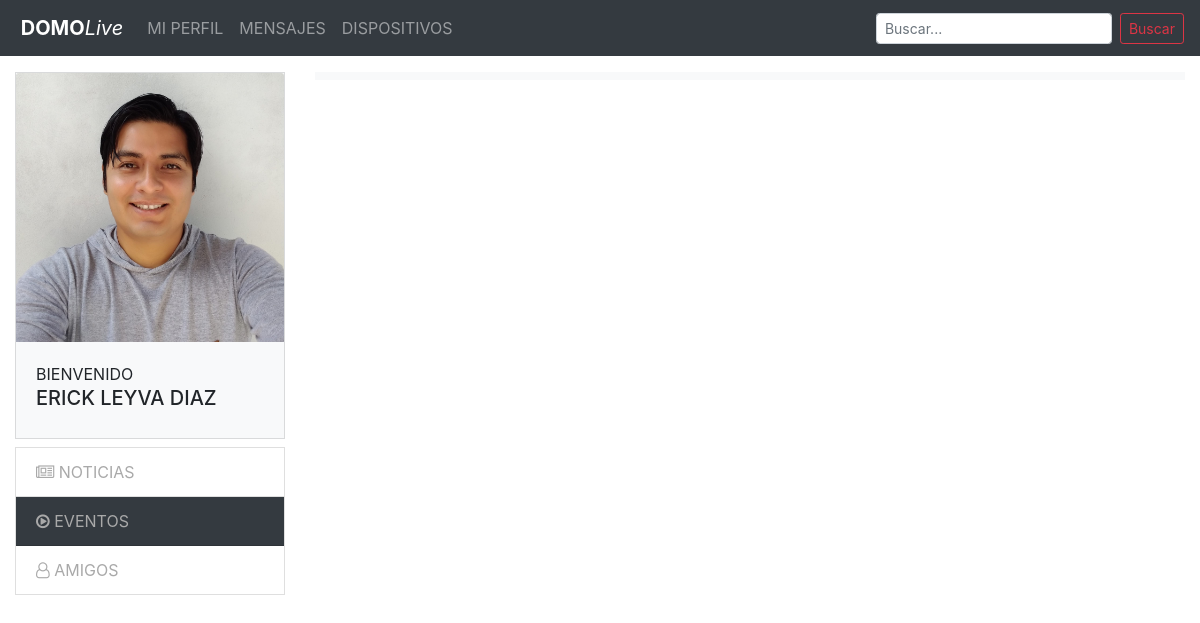
Page /eventos.php on the earlier database version.
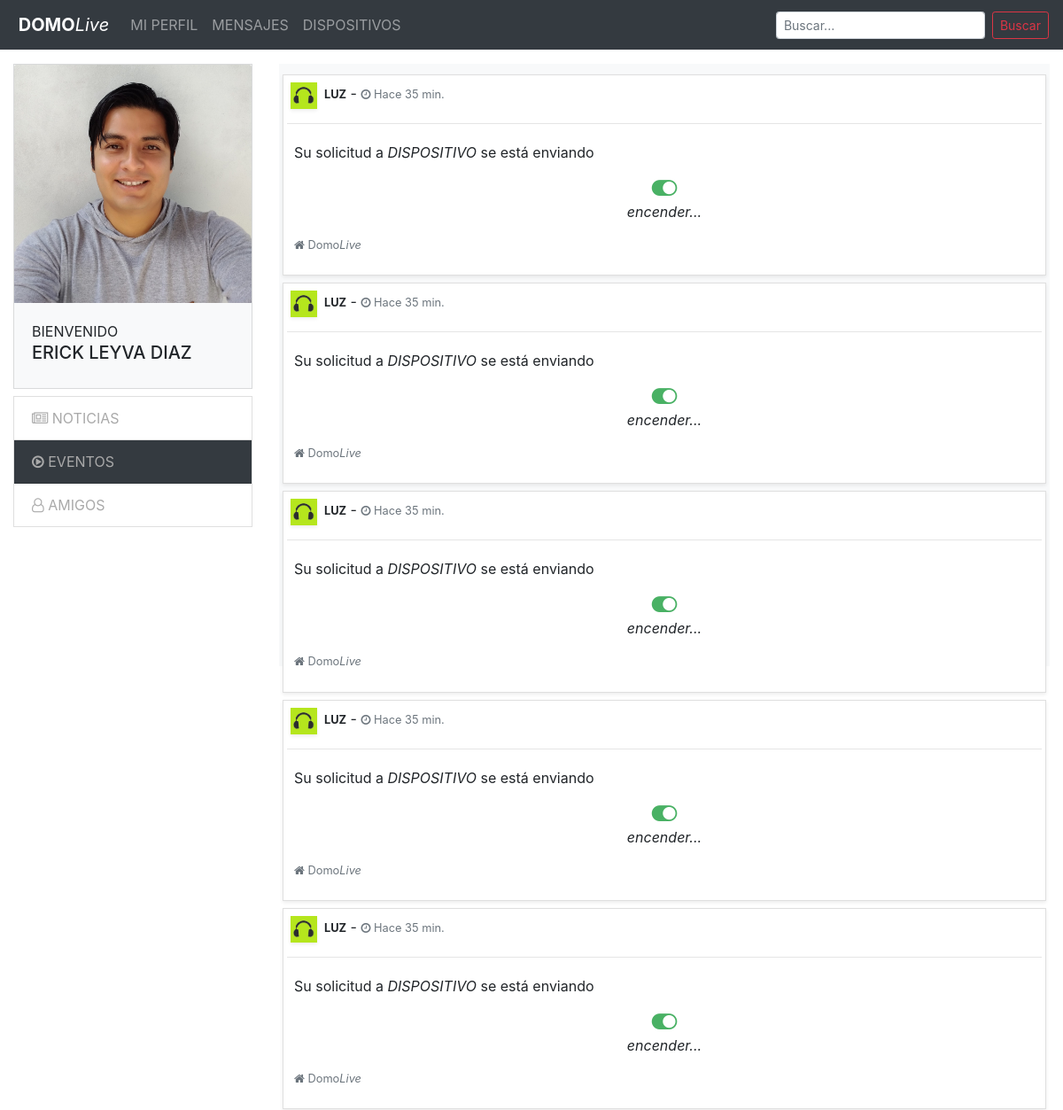
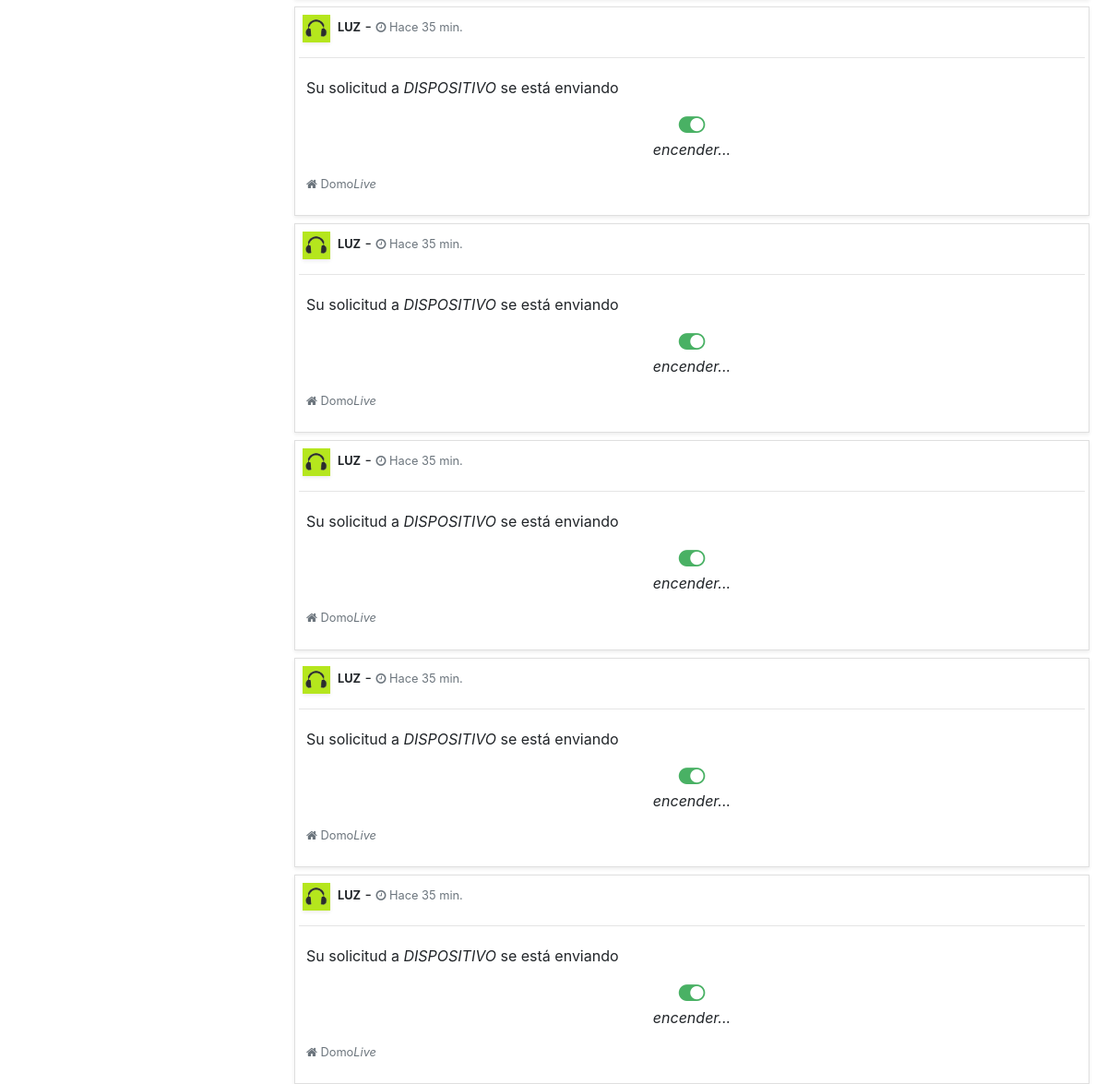
Same page on the later database version (2 pictures, top to bottom).
### tables this page shows
CREATE TABLE IF NOT EXISTS `post` (
  `idpost` int(11) NOT NULL AUTO_INCREMENT,
  `identificador` varchar(50) DEFAULT NULL,
  `contenido` longtext DEFAULT NULL,
  `creacion` datetime DEFAULT NULL,
  `estado` bit(1) DEFAULT NULL,
  PRIMARY KEY (`idpost`)
);

### eventos.php (the view, shortened to what this page needs)
<?php
include_once("conexion.php");
?>
<!DOCTYPE html>
<html lang="es">
<head>
  <link rel="stylesheet" href="css/styles.css">
  <link rel="stylesheet" href="https://stackpath.bootstrapcdn.com/bootstrap/4.5.2/css/bootstrap.min.css">
  <link rel="stylesheet" href="https://stackpath.bootstrapcdn.com/font-awesome/4.7.0/css/font-awesome.min.css">
  <link href="https://code.jquery.com/ui/1.12.1/themes/flick/jquery-ui.css" rel="stylesheet">
</head>
<body>
  <header>
    <nav class="navbar navbar-expand-lg navbar-dark bg-dark">
      <a class="navbar-brand" href="index.php"><img src="https://code.google.com/images/developers.png" alt="" width="25px"><b> DOMO</b><i>Live</i></a>
      <div class="collapse navbar-collapse" id="navbarSupportedContent">
        <ul class="navbar-nav mr-auto">
          <li class="nav-item">
            <a class="nav-link" href="#">MI PERFIL</a>
          </li>
          <li class="nav-item">
            <a class="nav-link" href="#">MENSAJES</a>
          </li>
          <li class="nav-item">
            <a class="nav-link" href="#">DISPOSITIVOS</a>
          </li>
        </ul>
        <form class="form-inline my-2 my-lg-0">
          <input class="form-control form-control-sm mr-sm-2" type="search" placeholder="Buscar..." aria-label="Search">
          <button class="btn btn-outline-danger btn-sm my-2 my-sm-0" type="submit">Buscar</button>
        </form>
      </div>
    </nav>
  </header>
  <section class="container-fluid mt-3">
    <div class="row">
      <div class="col-md-3 col-lg-3 col-xl-3 d-none d-sm-none d-md-block d-lg-block">
        <div class="d-flex justify-content-center">
          <div class="card bg-light card-light" style="width: 18rem;">
            <img src="assets/images/userley.jpg" class="card-img-top" alt="...">
            <div class="card-body">
              BIENVENIDO <br>
              <h5>ERICK LEYVA DIAZ</h5>
            </div>
          </div>
        </div>
        <div class="d-flex justify-content-center mt-2">
          <div class="card" style="width: 18rem;">
            <ul class="list-group list-group-flush">
              <li class="list-group-item"> <a href="index.php"> <i class="fa fa-newspaper-o" aria-hidden="true"></i>
                  NOTICIAS</a></li>
              <li class="list-group-item bg-dark"> <a href="eventos.php"> <i class="fa fa-play-circle-o" aria-hidden="true"></i>
                  EVENTOS</a></li>
              <li class="list-group-item"><a href="amigos.php"> <i class="fa fa-user-o" aria-hidden="true"></i>
                  AMIGOS</a></li>
            </ul>
          </div>
        </div>
      </div>
      <div class="col-sm-12 col-md-9 col-lg-9 col-xl-9 ">
        <div class="bg-light p-1 " id="postList" style="max-width: 100%; max-height: 680px;">
          <?php
          $query = mysqli_query($Cn, "SELECT * FROM post ORDER BY idpost DESC LIMIT 10");
          if ($query->num_rows > 0) {
            while ($row = mysqli_fetch_assoc($query)) {
          ?>
              <div class="list-item">
                  <?php echo $row['contenido']; ?>
              </div>
            <?php } ?>
          <?php } ?>
        </div>
      </div>
    </div>
  </section>
</body>
</html>

### css/styles.css (style rules this page uses)
.card { border-radius: 0px !important; }
a:link, a:visited, a:active { text-decoration: none !important; color: darkgrey; }
input { border: 1px solid transparent; background-color: #f1f1f1; padding: 10px; font-size: 16px; }
.animable { -webkit-animation-name: slide-top; animation-name: slide-top; -webkit-animation-duration: 0.5s; animation-duration: 0.5s; -webkit-animation-iteration-count: 1; animation-iteration-count: 1; }

Differences in the rows shown:
added post: contenido (picture), contenido "LUZ - Hace 35 min. Su solicitud a DISPOSITIVO se está enviando encender... Domo Live"
added post: contenido (picture), contenido "LUZ - Hace 35 min. Su solicitud a DISPOSITIVO se está enviando encender... Domo Live"
added post: contenido (picture), contenido "LUZ - Hace 35 min. Su solicitud a DISPOSITIVO se está enviando encender... Domo Live"
added post: contenido (picture), contenido "LUZ - Hace 35 min. Su solicitud a DISPOSITIVO se está enviando encender... Domo Live"
added post: contenido (picture), contenido "LUZ - Hace 35 min. Su solicitud a DISPOSITIVO se está enviando encender... Domo Live"
added post: contenido (picture), contenido "LUZ - Hace 35 min. Su solicitud a DISPOSITIVO se está enviando encender... Domo Live"
added post: contenido (picture), contenido "LUZ - Hace 35 min. Su solicitud a DISPOSITIVO se está enviando encender... Domo Live"
added post: contenido (picture), contenido "LUZ - Hace 35 min. Su solicitud a DISPOSITIVO se está enviando encender... Domo Live"
added post: contenido (picture), contenido "LUZ - Hace 35 min. Su solicitud a DISPOSITIVO se está enviando encender... Domo Live"
added post: contenido (picture), contenido "LUZ - Hace 35 min. Su solicitud a DISPOSITIVO se está enviando encender... Domo Live"
